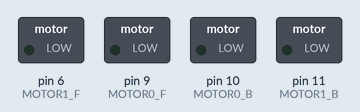
A sketch run on a simulated Arduino Uno, built with avr-gcc and run on an emulated ATmega328P. Shown: switched loads named in the sketch (green lamp = pin HIGH).

Above: at 0.05 s.
At 2.55 s:
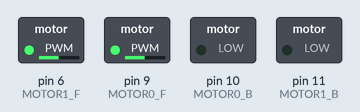
At 5.1 s:
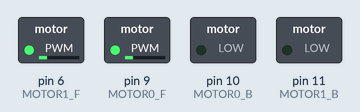
Timing chart, 0 to 7.8 s (numbered marks = the images above):
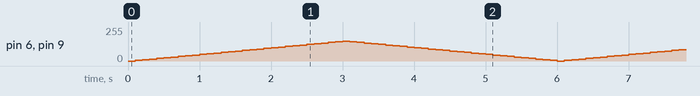

The sketch:

Motor.ino
```cpp
/*
MOTOR
*/

int MOTOR0_F = 9;
int MOTOR0_B = 10;
int MOTOR1_F = 6;
int MOTOR1_B = 11;

int Speed = 0;
int MaxSpeed = 150;
int SpeedAmount = 5;

// the setup routine runs once when you press reset:
void setup()  {
  // declare pin 9,10,6,11 to be an output:
  pinMode(MOTOR0_F, OUTPUT);
  pinMode(MOTOR0_B, OUTPUT);
  pinMode(MOTOR1_F, OUTPUT);
  pinMode(MOTOR1_B, OUTPUT);
}

// the loop routine runs over and over again forever:
void loop()  {
  analogWrite(MOTOR0_F, Speed);
  analogWrite(MOTOR0_B, 0);
  analogWrite(MOTOR1_F, Speed);
  analogWrite(MOTOR1_B, 0);

  // change the brightness for next time through the loop:
  Speed = Speed + SpeedAmount;

  if (Speed == 0 || Speed == MaxSpeed) {
    SpeedAmount = -SpeedAmount ;
  }
  // wait
  delay(100);
}
```
